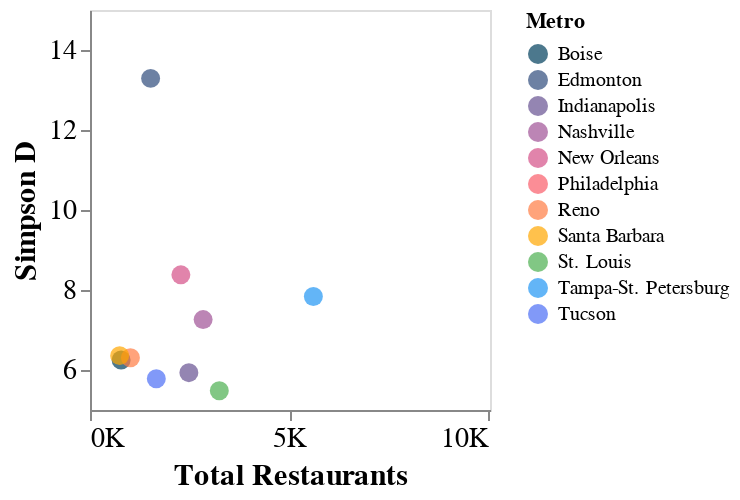

The code cell stored with this chart in its notebook:
### Code cell
# for poster; labels created ad hoc

base2 = alt.Chart(df_total).mark_point(filled=True, size=90).encode(
    x=alt.X('Total Restaurants', 
            scale=alt.Scale(domain=[0, 10050]),
            axis=alt.Axis(grid=False, 
                          tickCount = 3, 
                          labelExpr='datum.value / 1000 + "K"',
                         labelFontSize=14,
                         titleFontSize=15),
           ),
    y=alt.Y("Simpson D", scale=alt.Scale(domain=[5, 15]),
            axis=alt.Axis(grid=False,
                          tickCount = 4,
                          labelFontSize=14,
                          titleFontSize=15)),
).properties(
    width=200,
    height=200
)


scatter2 = base2.encode(
    color=alt.Color('Metro', 
                    scale=alt.Scale(range=colorscheme)),
                    #scale=alt.Scale(scheme='pinkyellowgreen')),
    tooltip=['Metro', 'Total Restaurants', "Simpson D"]
).interactive()
  
scatter2

### Figure 1 — Vega-Lite specification as saved in the notebook (floating-point values rounded to 4 significant figures)
{"config": {"view": {"continuousWidth": 400, "continuousHeight": 300}}, "data": {"name": "data-19155de21321043d4257fcc106f4a691"}, "mark": {"type": "point", "filled": true, "size": 90}, "encoding": {"color": {"field": "Metro", "scale": {"range": ["#003f5c", "#2f4b7c", "#665191", "#a05195", "#d45087", "#f95d6a", "#ff7c43", "#ffa600", "#4CAF50", "#2196F3", "#4C6EF5"]}, "type": "nominal"}, "tooltip": [{"field": "Metro", "type": "nominal"}, {"field": "Total Restaurants", "type": "quantitative"}, {"field": "Simpson D", "type": "quantitative"}], "x": {"axis": {"grid": false, "labelExpr": "datum.value / 1000 + \"K\"", "labelFontSize": 14, "tickCount": 3, "titleFontSize": 15}, "field": "Total Restaurants", "scale": {"domain": [0, 10050]}, "type": "quantitative"}, "y": {"axis": {"grid": false, "labelFontSize": 14, "tickCount": 4, "titleFontSize": 15}, "field": "Simpson D", "scale": {"domain": [5, 15]}, "type": "quantitative"}}, "height": 200, "selection": {"selector073": {"type": "interval", "bind": "scales", "encodings": ["x", "y"]}}, "width": 200, "$schema": "https://vega.github.io/schema/vega-lite/v4.17.0.json", "datasets": {"data-19155de21321043d4257fcc106f4a691": [{"Metro": "Boise", "Total Restaurants": 782.0, "Shannon H": 2.539, "Simpson D": 6.249, "Richness": 45, "Abbr": "B"}, {"Metro": "Edmonton", "Total Restaurants": 1523.0, "Shannon H": 3.054, "Simpson D": 13.29, "Richness": 62, "Abbr": "E"}, {"Metro": "Indianapolis", "Total Restaurants": 2484.0, "Shannon H": 2.537, "Simpson D": 5.933, "Richness": 62, "Abbr": "I"}, {"Metro": "Nashville", "Total Restaurants": 2842.0, "Shannon H": 2.664, "Simpson D": 7.26, "Richness": 65, "Abbr": "Na"}, {"Metro": "New Orleans", "Total Restaurants": 2283.0, "Shannon H": 2.738, "Simpson D": 8.379, "Richness": 62, "Abbr": "NO"}, {"Metro": "Philadelphia", "Total Restaurants": 10330.0, "Shannon H": 2.772, "Simpson D": 7.472, "Richness": 88, "Abbr": "P"}, {"Metro": "Reno", "Total Restaurants": 1016.0, "Shannon H": 2.469, "Simpson D": 6.305, "Richness": 44, "Abbr": "R"}, {"Metro": "Santa Barbara", "Total Restaurants": 745.0, "Shannon H": 2.53, "Simpson D": 6.359, "Richness": 50, "Abbr": "SB"}, {"Metro": "St. Louis", "Total Restaurants": 3249.0, "Shannon H": 2.475, "Simpson D": 5.481, "Richness": 69, "Abbr": "STL"}, {"Metro": "Tampa-St. Petersburg", "Total Restaurants": 5612.0, "Shannon H": 2.84, "Simpson D": 7.837, "Richness": 77, "Abbr": "T-SP"}, {"Metro": "Tucson", "Total Restaurants": 1666.0, "Shannon H": 2.411, "Simpson D": 5.78, "Richness": 60, "Abbr": "Tu"}]}}
